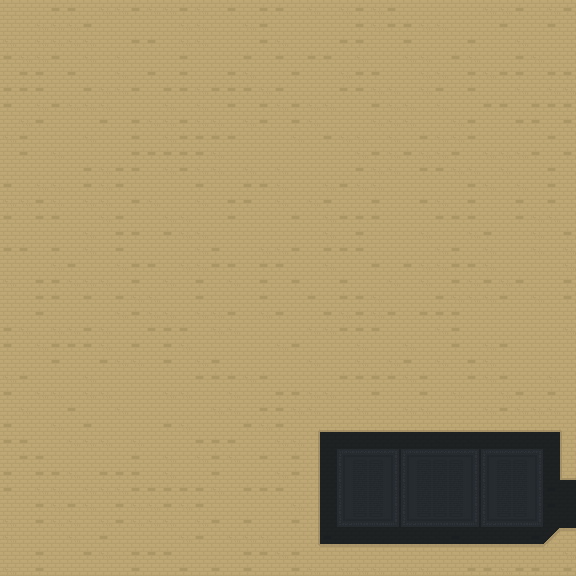

This is a level from a 2D game, rendered from its Tiled map with the project's own tilesets. A one-line summary and the map file follow, with tile-layer data summarised:
An orthogonal 36x36 tile map with 16x16 px tiles, 3 tile layers (background, platforms, walls) and 1 object (exit).

<map version="1.0" orientation="orthogonal" renderorder="right-down" width="36" height="36" tilewidth="16" tileheight="16" nextobjectid="11">
 <tileset firstgid="1" source="../../tileset.tsx" />
 <layer name="background" width="36" height="36">
  <data>[1296 cells, 1296 non-empty, 14 distinct tile ids]</data>
 </layer>
 <layer name="platforms" width="36" height="36">
  <data>[1296 cells, 0 non-empty, 0 distinct tile ids]</data>
 </layer>
 <layer name="walls" width="36" height="36">
  <data>[1296 cells, 1189 non-empty, 14 distinct tile ids]</data>
 </layer>
 <objectgroup name="objects">
  <object id="10" name="lower_level" type="exit" x="560" y="480" width="32" height="48">
   <properties>
    <property name="target" value="entrance.lower_level" />
   </properties>
  </object>
 </objectgroup>
</map>